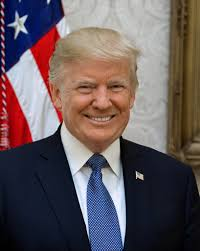
#> input picture source/tlp.jpeg, 200 x 251 px, found by its file name
$ python cv2_face_detection_pic.py
#> lines starting #> are read from the running program, lines starting #| are printed output that depends on the picture; after the words box and inside, x2 and y2 are one past the last pixel; in counts of white or black regions, pixels touching at a corner belong together
# 单张图片人脸+眼睛识别
# bilibili视频教程:同济子豪兄
# 2019-5-16

# 导入opencv
import cv2

# 导入人脸级联分类器引擎，'.xml'文件里包含训练出来的人脸特征，cv2.data.haarcascades即为存放所有级联分类器模型文件的目录
face_cascade = cv2.CascadeClassifier(cv2.data.haarcascades + 'haarcascade_frontalface_default.xml')
# 导入人眼级联分类器引擎吗，'.xml'文件里包含训练出来的人眼特征
eye_cascade = cv2.CascadeClassifier(cv2.data.haarcascades + 'haarcascade_eye.xml')

# 读入一张图片，引号里为图片的路径，需要你自己手动设置
img = cv2.imread('/Users/leewow/code/github/data2/face-looker/source/tlp.jpeg')
#> img is the input picture: shape (251, 200, 3); mean B, G, R 91.4, 88.8, 101.7

# 用人脸级联分类器引擎进行人脸识别，返回的faces为人脸坐标列表，1.3是放大比例，5是重复识别次数
faces = face_cascade.detectMultiScale(img, 1.3, 5)
#> faces = [[58, 54, 86, 86]]

# 对每一张脸，进行如下操作
for (x, y, w, h) in faces:
    # 画出人脸框，蓝色（BGR色彩体系），画笔宽度为2
    img = cv2.rectangle(img, (x, y), (x + w, y + h), (255, 0, 0), 2)
    # 框选出人脸区域，在人脸区域而不是全图中进行人眼检测，节省计算资源
    face_area = img[y:y + h, x:x + w]
    eyes = eye_cascade.detectMultiScale(face_area)
    # 用人眼级联分类器引擎在人脸区域进行人眼识别，返回的eyes为眼睛坐标列表
    for (ex, ey, ew, eh) in eyes:
        # 画出人眼框，绿色，画笔宽度为1
        cv2.rectangle(face_area, (ex, ey), (ex + ew, ey + eh), (0, 255, 0), 1)
#> this loop made 1 pass
#> pass 1, `img = cv2.rectangle(img, (x, y), (x + w, y + h), (255, 0, 0), 2)`:
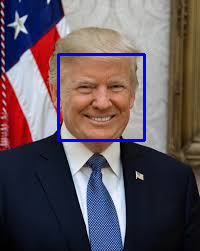
#> img: shape (251, 200, 3); 2.05% of pixels changed, all inside (x1, y1, x2, y2) = (57, 53, 146, 142)
#> pass 1, `face_area = img[y:y + h, x:x + w]`:
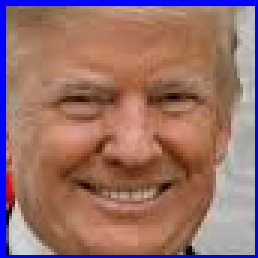
#> face_area: shape (86, 86, 3) (shown 3 times larger); mean B, G, R 108.1, 112.2, 151.8

# 在"img2"窗口中展示效果图
cv2.imshow('img2', img)
# 监听键盘上任何按键，如有案件即退出并关闭窗口，并将图片保存为output.jpg
cv2.waitKey(0)
cv2.destroyAllWindows()
cv2.imwrite('output.jpg', img)
